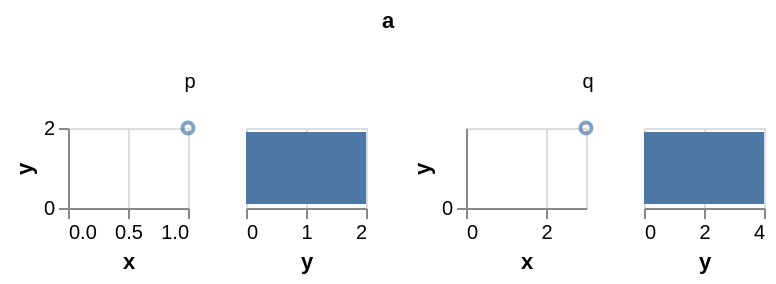

Vega-Lite specification for this chart:
### Vega-Lite specification from a JSON file in a GitHub repository (floating-point values rounded to 4 significant figures)
{"$schema": "https://vega.github.io/schema/vega-lite/v6.json", "description": "A grid whose cell holds plots, which is the inverse of every other grid here and needed compiling the other way about. There is no encoding for the facet channel to be lifted out of, so the concatenation is built as the chart — under the name the grid gives its cell, which is what makes its plots `child_concat_0` and `child_concat_1` — and the grid is made straight from the level and wraps the whole of it. The cell then carries what a concatenation carries: its layout, the chain each plot computes per cell, and each plot's own scales, which measure the rows that cell was handed and can only be built where those rows are visible.", "data": {"values": [{"a": "p", "x": 1, "y": 2}, {"a": "q", "x": 3, "y": 4}]}, "facet": {"column": {"field": "a"}}, "spec": {"hconcat": [{"width": 60, "height": 40, "mark": "point", "encoding": {"x": {"field": "x", "type": "quantitative"}, "y": {"field": "y", "type": "quantitative"}}}, {"width": 60, "height": 40, "mark": "bar", "encoding": {"x": {"field": "y", "type": "quantitative"}}}]}}
